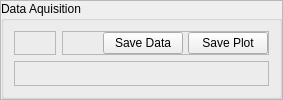
             <widget class="QFrame" name="frame_3">
              <property name="frameShape">
               <enum>QFrame::StyledPanel</enum>
              </property>
              <property name="frameShadow">
               <enum>QFrame::Raised</enum>
              </property>
              <layout class="QGridLayout" name="gridLayout_3">
               <property name="leftMargin">
                <number>0</number>
               </property>
               <property name="topMargin">
                <number>0</number>
               </property>
               <property name="rightMargin">
                <number>0</number>
               </property>
               <property name="bottomMargin">
                <number>0</number>
               </property>
               <item row="0" column="0">
                <widget class="QGroupBox" name="groupBox_2">
                 <property name="title">
                  <string>Data Aquisition</string>
                 </property>
                 <layout class="QVBoxLayout" name="verticalLayout_11" stretch="1,10">
                  <property name="leftMargin">
                   <number>10</number>
                  </property>
                  <property name="topMargin">
                   <number>10</number>
                  </property>
                  <property name="rightMargin">
                   <number>10</number>
                  </property>
                  <property name="bottomMargin">
                   <number>10</number>
                  </property>
                  <item>
                   <layout class="QHBoxLayout" name="horizontalLayout_11" stretch="0,0">
                    <item>
                     <widget class="QFrame" name="frame_6">
                      <property name="frameShape">
                       <enum>QFrame::StyledPanel</enum>
                      </property>
                      <property name="frameShadow">
                       <enum>QFrame::Raised</enum>
                      </property>
                      <layout class="QHBoxLayout" name="horizontalLayout_9" stretch="20">
                       <property name="spacing">
                        <number>0</number>
                       </property>
                       <property name="leftMargin">
                        <number>0</number>
                       </property>
                       <property name="topMargin">
                        <number>0</number>
                       </property>
                       <property name="rightMargin">
                        <number>0</number>
                       </property>
                       <property name="bottomMargin">
                        <number>0</number>
                       </property>
                       <item>
                        <spacer name="horizontalSpacer_5">
                         <property name="orientation">
                          <enum>Qt::Horizontal</enum>
                         </property>
                         <property name="sizeHint" stdset="0">
                          <size>
                           <width>40</width>
                           <height>20</height>
                          </size>
                         </property>
                        </spacer>
                       </item>
                      </layout>
                     </widget>
                    </item>
                    <item>
                     <widget class="QFrame" name="frame_5">
                      <property name="frameShape">
                       <enum>QFrame::StyledPanel</enum>
                      </property>
                      <property name="frameShadow">
                       <enum>QFrame::Raised</enum>
                      </property>
                      <layout class="QHBoxLayout" name="horizontalLayout_10">
                       <property name="spacing">
                        <number>5</number>
                       </property>
                       <property name="leftMargin">
                        <number>0</number>
                       </property>
                       <property name="topMargin">
                        <number>0</number>
                       </property>
                       <property name="rightMargin">
                        <number>0</number>
                       </property>
                       <property name="bottomMargin">
                        <number>0</number>
                       </property>
                       <item>
                        <spacer name="horizontalSpacer_3">
                         <property name="orientation">
                          <enum>Qt::Horizontal</enum>
                         </property>
                         <property name="sizeHint" stdset="0">
                          <size>
                           <width>40</width>
                           <height>20</height>
                          </size>
                         </property>
                        </spacer>
                       </item>
                       <item>
                        <widget class="QPushButton" name="pushButton">
                         <property name="text">
                          <string>Save Data</string>
                         </property>
                         <property name="icon">
                          <iconset resource="resources.qrc">
                           <normaloff>:/my_icons/images/icons/save.svg</normaloff>:/my_icons/images/icons/save.svg</iconset>
                         </property>
                         <property name="iconSize">
                          <size>
                           <width>20</width>
                           <height>25</height>
                          </size>
                         </property>
                        </widget>
                       </item>
                       <item>
                        <widget class="QPushButton" name="pushButton_2">
                         <property name="text">
                          <string>Save Plot</string>
                         </property>
                         <property name="icon">
                          <iconset resource="resources.qrc">
                           <normaloff>:/my_icons/images/icons/picture.svg</normaloff>:/my_icons/images/icons/picture.svg</iconset>
                         </property>
                         <property name="iconSize">
                          <size>
                           <width>20</width>
                           <height>25</height>
                          </size>
                         </property>
                        </widget>
                       </item>
                      </layout>
                     </widget>
                    </item>
                   </layout>
                  </item>
                  <item>
                   <widget class="QFrame" name="canvas_frame">
                    <property name="frameShape">
                     <enum>QFrame::StyledPanel</enum>
                    </property>
                    <property name="frameShadow">
                     <enum>QFrame::Raised</enum>
                    </property>
                   </widget>
                  </item>
                 </layout>
                </widget>
               </item>
              </layout>
             </widget>
